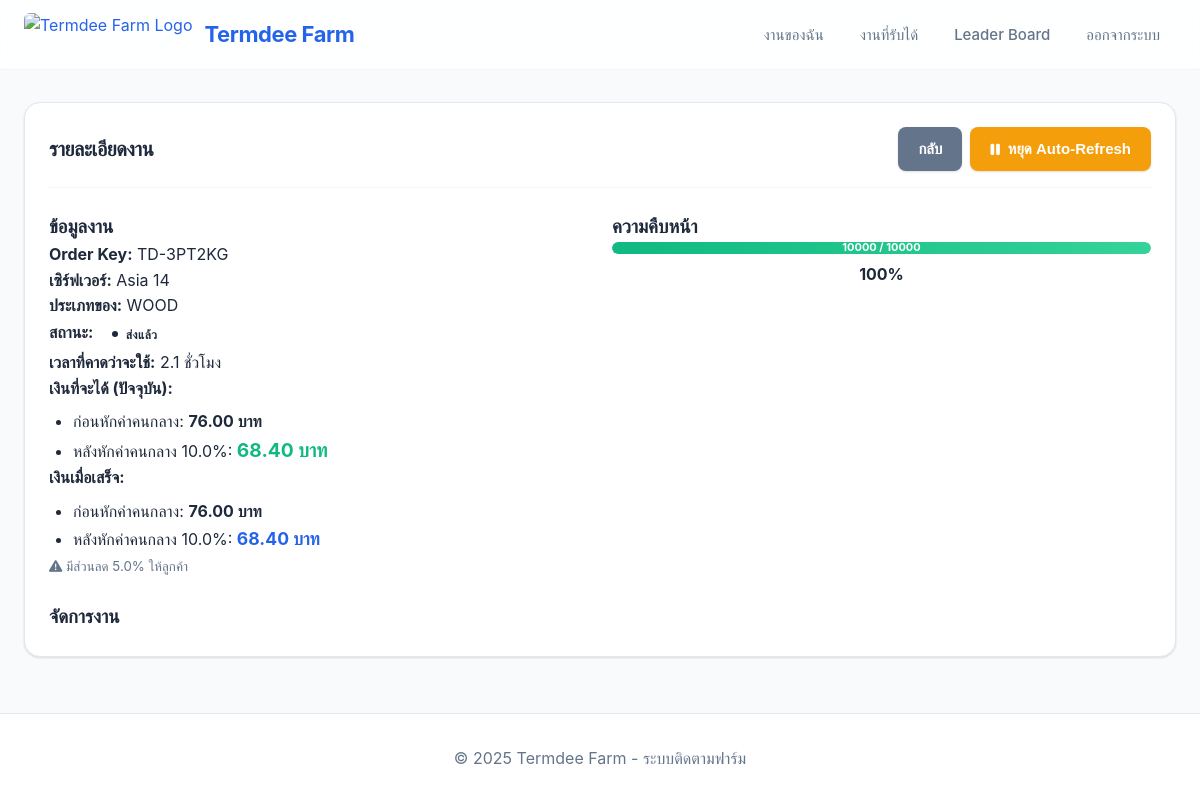
Screenshot of /farmer/task/1 (signed in) with the database file from the repository.
### models.py (models this page shows, shortened)
class Order(db.Model):
    __tablename__ = 'orders'
    id = db.Column(db.Integer, primary_key=True)
    order_key = db.Column(db.String(20), unique=True, nullable=False)
    customer_ref = db.Column(db.String(200))  # UID/ชื่อในเกม/ช่องทางแชท
    server_name = db.Column(db.String(100))
    item_type = db.Column(db.String(50))  # wood, stone, sulfur, metal, scrap, hqm
    target_amount = db.Column(db.Integer, default=0)
    status = db.Column(db.String(20), default='queued')  # queued, assigned, farming, delivering, done, canceled, issue
    priority = db.Column(db.String(20), default='normal')  # normal, express
    discount_percent = db.Column(db.Float, default=0.0)  # ส่วนลดให้ลูกค้า (%)
    created_at = db.Column(db.DateTime, default=datetime.utcnow)
    updated_at = db.Column(db.DateTime, default=datetime.utcnow, onupdate=datetime.utcnow)
    note_admin = db.Column(db.Text)
    tasks = db.relationship('Task', backref='order', lazy=True, cascade='all, delete-orphan')
    logs = db.relationship('Log', backref='order', lazy=True)

class Task(db.Model):
    __tablename__ = 'tasks'
    id = db.Column(db.Integer, primary_key=True)
    order_id = db.Column(db.Integer, db.ForeignKey('orders.id'), nullable=False)
    farmer_id = db.Column(db.Integer, db.ForeignKey('users.id'), nullable=True)
    server_name = db.Column(db.String(100))
    item_type = db.Column(db.String(50))
    target_amount = db.Column(db.Integer, default=0)
    current_amount = db.Column(db.Integer, default=0)
    status = db.Column(db.String(30), default='assigned')  # assigned, accepted, farming, paused, ready_to_deliver, delivered
    created_at = db.Column(db.DateTime, default=datetime.utcnow)
    accepted_at = db.Column(db.DateTime)
    started_at = db.Column(db.DateTime)
    finished_at = db.Column(db.DateTime)
    updated_at = db.Column(db.DateTime, default=datetime.utcnow, onupdate=datetime.utcnow)
    planned_start = db.Column(db.DateTime)  # เวลาที่วางแผนจะเริ่มงาน
    planned_duration_hours = db.Column(db.Float)  # ระยะเวลาที่คาดว่าจะใช้ (ชั่วโมง)
    note_farmer = db.Column(db.Text)
    logs = db.relationship('Log', backref='task', lazy=True)

class Settings(db.Model):
    __tablename__ = 'settings'
    id = db.Column(db.Integer, primary_key=True)
    avg_minutes_per_order = db.Column(db.Integer, default=25)
    eta_buffer_percent = db.Column(db.Float, default=10.0)
    max_delta_per_click = db.Column(db.Integer, default=10000)
    max_delta_per_action = db.Column(db.Integer, default=50000)
    commission_percent = db.Column(db.Float, default=10.0)  # ค่าคนกลาง (%)
    farming_rate_wood = db.Column(db.Integer, default=4800)  # ไม้ 24,000 / 5 ชม. = 4,800/ชม.
    farming_rate_stone = db.Column(db.Integer, default=4800)
    farming_rate_sulfur = db.Column(db.Integer, default=4800)
    farming_rate_metal = db.Column(db.Integer, default=4800)
    farming_rate_scrap = db.Column(db.Integer, default=4800)
    farming_rate_hqm = db.Column(db.Integer, default=4800)
    price_per_1000_wood = db.Column(db.Float, default=8.0)  # 1000 ไม้ = 8 บาท
    price_per_1000_stone = db.Column(db.Float, default=7.0)  # 1000 หิน = 7 บาท
    price_per_1000_sulfur = db.Column(db.Float, default=30.0)  # 1000 กำมะถัน = 30 บาท
    price_per_1000_metal = db.Column(db.Float, default=9.0)  # 1000 เหล็ก = 9 บาท
    price_per_1000_scrap = db.Column(db.Float, default=125.0)  # 1000 Scrap = 125 บาท
    price_per_100_hqm = db.Column(db.Float, default=100.0)  # 100 HQM = 100 บาท
    discord_webhook_url = db.Column(db.String(500))  # Discord webhook URL สำหรับแจ้งเตือน
    updated_at = db.Column(db.DateTime, default=datetime.utcnow, onupdate=datetime.utcnow)
    @staticmethod
    def get_settings():
        settings = Settings.query.first()
        if not settings:
            settings = Settings()
            db.session.add(settings)
            db.session.commit()
        return {
            'avg_minutes_per_order': settings.avg_minutes_per_order,
            'eta_buffer_percent': settings.eta_buffer_percent,
            'max_delta_per_click': settings.max_delta_per_click,
            'max_delta_per_action': settings.max_delta_per_action,
            'commission_percent': settings.commission_percent,
            'farming_rate_wood': settings.farming_rate_wood,
            'farming_rate_stone': settings.farming_rate_stone,
            'farming_rate_sulfur': settings.farming_rate_sulfur,
            'farming_rate_metal': settings.farming_rate_metal,
            'farming_rate_scrap': settings.farming_rate_scrap,
            'farming_rate_hqm': settings.farming_rate_hqm,
            'price_per_1000_wood': settings.price_per_1000_wood,
            'price_per_1000_stone': settings.price_per_1000_stone,
            'price_per_1000_sulfur': settings.price_per_1000_sulfur,
            'price_per_1000_metal': settings.price_per_1000_metal,
            'price_per_1000_scrap': settings.price_per_1000_scrap,
            'price_per_100_hqm': settings.price_per_100_hqm,
            'discord_webhook_url': settings.discord_webhook_url
        }
    @staticmethod
    def calculate_price(item_type, amount, discount_percent=0.0, commission_percent=None):
        if not amount or amount <= 0:
            return 0.0
        settings = Settings.query.first()
        if not settings:
            settings = Settings()
            db.session.add(settings)
            db.session.commit()
        if commission_percent is None:
            commission_percent = settings.commission_percent
        item_type_lower = item_type.lower()
        base_price = 0.0
        if item_type_lower == 'wood':
            base_price = (amount / 1000) * settings.price_per_1000_wood
        elif item_type_lower == 'stone':
            base_price = (amount / 1000) * settings.price_per_1000_stone
        elif item_type_lower == 'sulfur':
            base_price = (amount / 1000) * settings.price_per_1000_sulfur
        elif item_type_lower == 'metal':
            base_price = (amount / 1000) * settings.price_per_1000_metal
        elif item_type_lower == 'scrap':
            base_price = (amount / 1000) * settings.price_per_1000_scrap
        elif item_type_lower == 'hqm':
            base_price = (amount / 100) * settings.price_per_100_hqm
        if discount_percent > 0:
            base_price = base_price * (1 - discount_percent / 100)
        if commission_percent > 0:
            base_price = base_price * (1 - commission_percent / 100)
        return round(base_price, 2)
    @staticmethod
    def calculate_price_before_commission(item_type, amount, discount_percent=0.0):
        if not amount or amount <= 0:
            return 0.0
        settings = Settings.query.first()
        if not settings:
            settings = Settings()
            db.session.add(settings)
            db.session.commit()
        item_type_lower = item_type.lower()
        base_price = 0.0
        if item_type_lower == 'wood':
            base_price = (amount / 1000) * settings.price_per_1000_wood
        elif item_type_lower == 'stone':
            base_price = (amount / 1000) * settings.price_per_1000_stone
        elif item_type_lower == 'sulfur':
            base_price = (amount / 1000) * settings.price_per_1000_sulfur
        elif item_type_lower == 'metal':
            base_price = (amount / 1000) * settings.price_per_1000_metal
        elif item_type_lower == 'scrap':
            base_price = (amount / 1000) * settings.price_per_1000_scrap
        elif item_type_lower == 'hqm':
            base_price = (amount / 100) * settings.price_per_100_hqm
        if discount_percent > 0:
            base_price = base_price * (1 - discount_percent / 100)
        return round(base_price, 2)

### app.py (the view)
@app.route('/farmer/task/<int:task_id>')
@login_required
def farmer_task_detail(task_id):
    task = Task.query.get_or_404(task_id)
    if current_user.role == 'admin':
        pass
    elif current_user.role == 'farmer':
        if task.farmer_id is not None and task.farmer_id != current_user.id:
            flash('คุณไม่มีสิทธิ์ดูงานนี้', 'error')
            return redirect(url_for('farmer_tasks'))
    else:
        flash('คุณไม่มีสิทธิ์เข้าถึงหน้านี้', 'error')
        return redirect(url_for('index'))
    order = Order.query.get(task.order_id)
    if not order:
        flash('ไม่พบออเดอร์ที่เกี่ยวข้อง', 'error')
        return redirect(url_for('farmer_tasks') if current_user.role == 'farmer' else url_for('admin_orders'))
    return render_template('farmer/task_detail.html', task=task, order=order)

### app.py (called while the page is built)
@login_manager.user_loader
def load_user(user_id):
    try:
        return User.query.get(int(user_id))
    except (ValueError, TypeError):
        return None

def get_status_th(status):
    status_map = {
        'queued': 'รอคิว',
        'assigned': 'มอบหมายแล้ว',
        'farming': 'กำลังฟาร์ม',
        'delivering': 'กำลังส่ง',
        'done': 'เสร็จแล้ว',
        'canceled': 'ยกเลิก',
        'issue': 'มีปัญหา',
        'accepted': 'รับงานแล้ว',
        'paused': 'พักงาน',
        'ready_to_deliver': 'พร้อมส่ง',
        'delivered': 'ส่งแล้ว'
    }
    return status_map.get(status, status)

@app.context_processor
def utility_processor():
    return dict(get_status_th=get_status_th, Settings=Settings)

### templates/farmer/task_detail.html (shortened to what this page needs)
{% extends "base.html" %}
{% block content %}
<div class="card">
    <div class="card-header">
        <h1 class="card-title">รายละเอียดงาน</h1>
        <div class="btn-group">
            <a href="{{ url_for('farmer_tasks') }}" class="btn btn-secondary">กลับ</a>
            <button id="toggleRefreshBtn" class="btn btn-warning" onclick="toggleAutoRefresh()">
                <i class="fas fa-pause"></i> หยุด Auto-Refresh
            </button>
        </div>
    </div>
    <div class="grid grid-2 mt-3">
        <div>
            <h3>ข้อมูลงาน</h3>
            <p><strong>Order Key:</strong> {{ order.order_key }}</p>
            <p><strong>เซิร์ฟเวอร์:</strong> {{ task.server_name or '-' }}</p>
            <p><strong>ประเภทของ:</strong> <span class="item-{{ task.item_type }}">{{ task.item_type|upper }}</span></p>
            <p><strong>สถานะ:</strong> <span class="badge badge-{{ task.status }}">{{ get_status_th(task.status) }}</span></p>
            {% if task.planned_duration_hours %}
            <p><strong>เวลาที่คาดว่าจะใช้:</strong>
                {% if task.planned_duration_hours >= 1 %}
                    {{ "%.1f"|format(task.planned_duration_hours) }} ชั่วโมง
                {% else %}
                    {{ (task.planned_duration_hours * 60)|int }} นาที
                {% endif %}
            </p>
            {% endif %}
            {% if task.current_amount > 0 %}
            {% set settings_data = Settings.get_settings() %}
            {% set commission = settings_data.get('commission_percent', 10.0) %}
            {% set price_before = Settings.calculate_price_before_commission(task.item_type, task.current_amount, order.discount_percent or 0) %}
            {% set price_after = Settings.calculate_price(task.item_type, task.current_amount, order.discount_percent or 0) %}
            <p><strong>เงินที่จะได้ (ปัจจุบัน):</strong></p>
            <ul style="margin-left: 1.5rem; margin-top: 0.5rem;">
                <li>ก่อนหักค่าคนกลาง: <strong>{{ "%.2f"|format(price_before) }} บาท</strong></li>
                <li>หลังหักค่าคนกลาง {{ commission }}%:
                    <span style="color: var(--success-color); font-size: 1.2rem; font-weight: bold;">
                        {{ "%.2f"|format(price_after) }} บาท
                    </span>
                </li>
            </ul>
            {% endif %}
            {% if task.target_amount > 0 %}
            {% set settings_data = Settings.get_settings() %}
            {% set commission = settings_data.get('commission_percent', 10.0) %}
            {% set price_before_final = Settings.calculate_price_before_commission(task.item_type, task.target_amount, order.discount_percent or 0) %}
            {% set price_after_final = Settings.calculate_price(task.item_type, task.target_amount, order.discount_percent or 0) %}
            <p><strong>เงินเมื่อเสร็จ:</strong></p>
            <ul style="margin-left: 1.5rem; margin-top: 0.5rem;">
                <li>ก่อนหักค่าคนกลาง: <strong>{{ "%.2f"|format(price_before_final) }} บาท</strong></li>
                <li>หลังหักค่าคนกลาง {{ commission }}%:
                    <span style="color: var(--primary-color); font-size: 1.1rem; font-weight: bold;">
                        {{ "%.2f"|format(price_after_final) }} บาท
                    </span>
                </li>
            </ul>
            {% if order.discount_percent and order.discount_percent > 0 %}
            <p><small style="color: var(--text-secondary);">
                <i class="fas fa-exclamation-triangle"></i> มีส่วนลด {{ order.discount_percent }}% ให้ลูกค้า
            </small></p>
            {% endif %}
            {% endif %}
        </div>
        <div>
            <h3>ความคืบหน้า</h3>
            <div class="progress">
                <div class="progress-bar {% if task.current_amount >= task.target_amount %}progress-bar-success{% endif %}"
                     style="width: {{ (task.current_amount / task.target_amount * 100) if task.target_amount > 0 else 0 }}%">
                    {{ task.current_amount|int }} / {{ task.target_amount|int }}
                </div>
            </div>
            <p class="text-center mt-1">
                <strong>{{ ((task.current_amount / task.target_amount * 100) if task.target_amount > 0 else 0)|int }}%</strong>
            </p>
        </div>
    </div>
    <div class="mt-3">
        <h3>จัดการงาน</h3>
    </div>
</div>
{% endblock %}

### rows the page displays
Order: order_key "TD-3PT2KG", discount_percent "5.0"
Task: server_name "Asia 14", item_type "WOOD", status "ส่งแล้ว", planned_duration_hours "2.1", current_amount "10000", target_amount "10000", target_amount+current_amount "100"
Settings: commission_percent "10.0"

### other values shown
{{ "%.2f"|format(price_before) }} "76.00"
{{ "%.2f"|format(price_after) }} "68.40"
{{ "%.2f"|format(price_before_final) }} "76.00"
{{ "%.2f"|format(price_after_final) }} "68.40"
